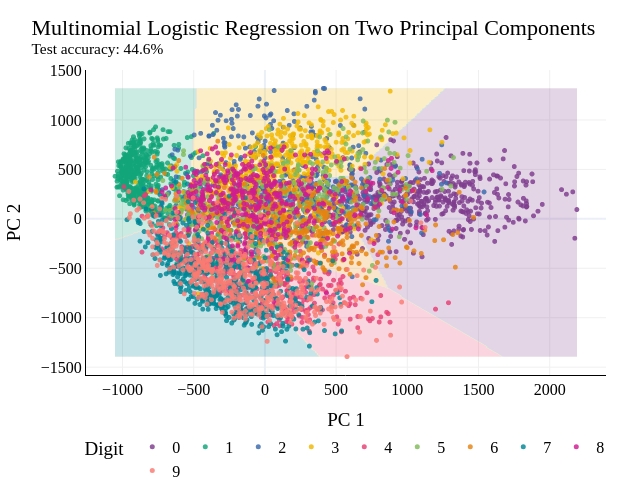

The code cell stored with this chart in its notebook:
### Code cell
Z_train_pipeline = pipe.named_steps['pca'].transform(X_train)
logistic_model = pipe.named_steps['logisticregression']

plot_decision_regions(Z_train_pipeline, y_train, logistic_model, two_pc_accuracy)

### Figure 1 — Plotly figure (JSON) as saved in the notebook; plotly's stock layout.template omitted (floating-point values rounded to 4 significant figures; data arrays with more than 128 entries replaced by an {"elided": "..."} marker saying what was removed)
{"data": [{"colorscale": [[0, "rgb(127, 60, 141)"], [0.1, "rgb(127, 60, 141)"], [0.1, "rgb(17, 165, 121)"], [0.2, "rgb(17, 165, 121)"], [0.2, "rgb(57, 105, 172)"], [0.3, "rgb(57, 105, 172)"], [0.3, "rgb(242, 183, 1)"], [0.4, "rgb(242, 183, 1)"], [0.4, "rgb(231, 63, 116)"], [0.5, "rgb(231, 63, 116)"], [0.5, "rgb(128, 186, 90)"], [0.6, "rgb(128, 186, 90)"], [0.6, "rgb(230, 131, 16)"], [0.7, "rgb(230, 131, 16)"], [0.7, "rgb(0, 134, 149)"], [0.8, "rgb(0, 134, 149)"], [0.8, "rgb(207, 28, 144)"], [0.9, "rgb(207, 28, 144)"], [0.9, "rgb(249, 123, 114)"], [1, "rgb(249, 123, 114)"]], "contours": {"coloring": "fill", "end": 9.5, "size": 1, "start": -0.5}, "hoverinfo": "skip", "line": {"width": 0}, "opacity": 0.22, "showlegend": false, "showscale": false, "type": "contour", "x": {"elided": "260 float values"}, "y": {"elided": "260 float values"}, "z": {"elided": "260x260 int values"}, "zmax": 9.5, "zmin": -0.5}, {"hovertemplate": "Digit 0<br>PC 1 = %{x:.2f}<br>PC 2 = %{y:.2f}<extra></extra>", "marker": {"color": "rgb(127, 60, 141)", "line": {"width": 0}, "opacity": 0.82, "size": 5}, "mode": "markers", "name": "0", "type": "scattergl", "x": {"elided": "497 float values"}, "y": {"elided": "497 float values"}}, {"hovertemplate": "Digit 1<br>PC 1 = %{x:.2f}<br>PC 2 = %{y:.2f}<extra></extra>", "marker": {"color": "rgb(17, 165, 121)", "line": {"width": 0}, "opacity": 0.82, "size": 5}, "mode": "markers", "name": "1", "type": "scattergl", "x": {"elided": "542 float values"}, "y": {"elided": "542 float values"}}, {"hovertemplate": "Digit 2<br>PC 1 = %{x:.2f}<br>PC 2 = %{y:.2f}<extra></extra>", "marker": {"color": "rgb(57, 105, 172)", "line": {"width": 0}, "opacity": 0.82, "size": 5}, "mode": "markers", "name": "2", "type": "scattergl", "x": {"elided": "484 float values"}, "y": {"elided": "484 float values"}}, {"hovertemplate": "Digit 3<br>PC 1 = %{x:.2f}<br>PC 2 = %{y:.2f}<extra></extra>", "marker": {"color": "rgb(242, 183, 1)", "line": {"width": 0}, "opacity": 0.82, "size": 5}, "mode": "markers", "name": "3", "type": "scattergl", "x": {"elided": "513 float values"}, "y": {"elided": "513 float values"}}, {"hovertemplate": "Digit 4<br>PC 1 = %{x:.2f}<br>PC 2 = %{y:.2f}<extra></extra>", "marker": {"color": "rgb(231, 63, 116)", "line": {"width": 0}, "opacity": 0.82, "size": 5}, "mode": "markers", "name": "4", "type": "scattergl", "x": {"elided": "474 float values"}, "y": {"elided": "474 float values"}}, {"hovertemplate": "Digit 5<br>PC 1 = %{x:.2f}<br>PC 2 = %{y:.2f}<extra></extra>", "marker": {"color": "rgb(128, 186, 90)", "line": {"width": 0}, "opacity": 0.82, "size": 5}, "mode": "markers", "name": "5", "type": "scattergl", "x": {"elided": "474 float values"}, "y": {"elided": "474 float values"}}, {"hovertemplate": "Digit 6<br>PC 1 = %{x:.2f}<br>PC 2 = %{y:.2f}<extra></extra>", "marker": {"color": "rgb(230, 131, 16)", "line": {"width": 0}, "opacity": 0.82, "size": 5}, "mode": "markers", "name": "6", "type": "scattergl", "x": {"elided": "473 float values"}, "y": {"elided": "473 float values"}}, {"hovertemplate": "Digit 7<br>PC 1 = %{x:.2f}<br>PC 2 = %{y:.2f}<extra></extra>", "marker": {"color": "rgb(0, 134, 149)", "line": {"width": 0}, "opacity": 0.82, "size": 5}, "mode": "markers", "name": "7", "type": "scattergl", "x": {"elided": "560 float values"}, "y": {"elided": "560 float values"}}, {"hovertemplate": "Digit 8<br>PC 1 = %{x:.2f}<br>PC 2 = %{y:.2f}<extra></extra>", "marker": {"color": "rgb(207, 28, 144)", "line": {"width": 0}, "opacity": 0.82, "size": 5}, "mode": "markers", "name": "8", "type": "scattergl", "x": {"elided": "460 float values"}, "y": {"elided": "460 float values"}}, {"hovertemplate": "Digit 9<br>PC 1 = %{x:.2f}<br>PC 2 = %{y:.2f}<extra></extra>", "marker": {"color": "rgb(249, 123, 114)", "line": {"width": 0}, "opacity": 0.82, "size": 5}, "mode": "markers", "name": "9", "type": "scattergl", "x": {"elided": "523 float values"}, "y": {"elided": "523 float values"}}], "layout": {"font": {"color": "black", "family": "Palatino Linotype, Palatino, serif", "size": 16}, "height": 500, "legend": {"orientation": "h", "title": {"text": "Digit"}, "x": 0.5, "xanchor": "center", "y": -0.18, "yanchor": "top"}, "margin": {"b": 70, "l": 60, "r": 24, "t": 70}, "paper_bgcolor": "white", "plot_bgcolor": "white", "title": {"text": "Multinomial Logistic Regression on Two Principal Components<br><sup>Test accuracy: 44.6%</sup>"}, "width": 630, "xaxis": {"gridcolor": "#f0f0f0", "linecolor": "black", "linewidth": 1, "showline": true, "title": {"text": "PC 1"}}, "yaxis": {"gridcolor": "#f0f0f0", "linecolor": "black", "linewidth": 1, "showline": true, "title": {"text": "PC 2"}}}}
